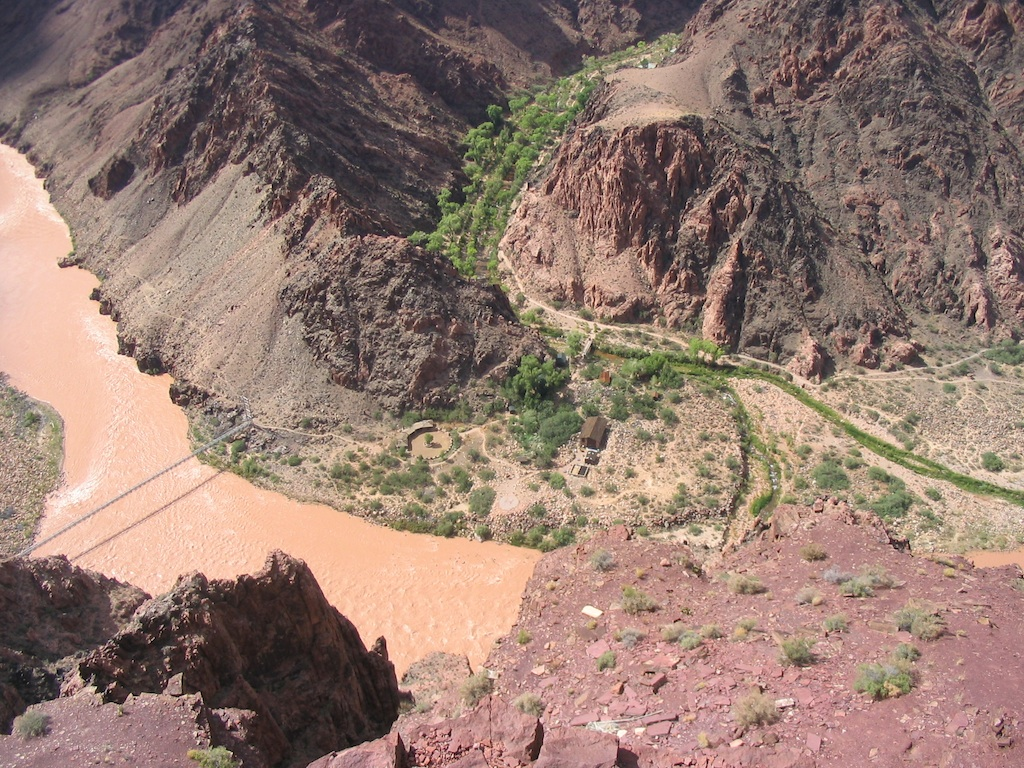
%> input picture Computer vision/Professor scripts/08 - Mosaicing/river1.jpg, 1024 x 768 px
$ octave Hbased_mosaicing.m   (GNU Octave 9; MATLAB toolbox functions it lacks are replaced by stand-ins)
%> lines starting %> are read from the running program, lines starting %| are printed output that depends on the picture
%% Omografia
clear all;
close all;
clc;

img1=imread('./river1.jpg');
%> img1 is the input picture: size 768x1024x3 uint8; mean R, G, B 148.2, 123.7, 113.1
img2=imread('./river2.jpg');
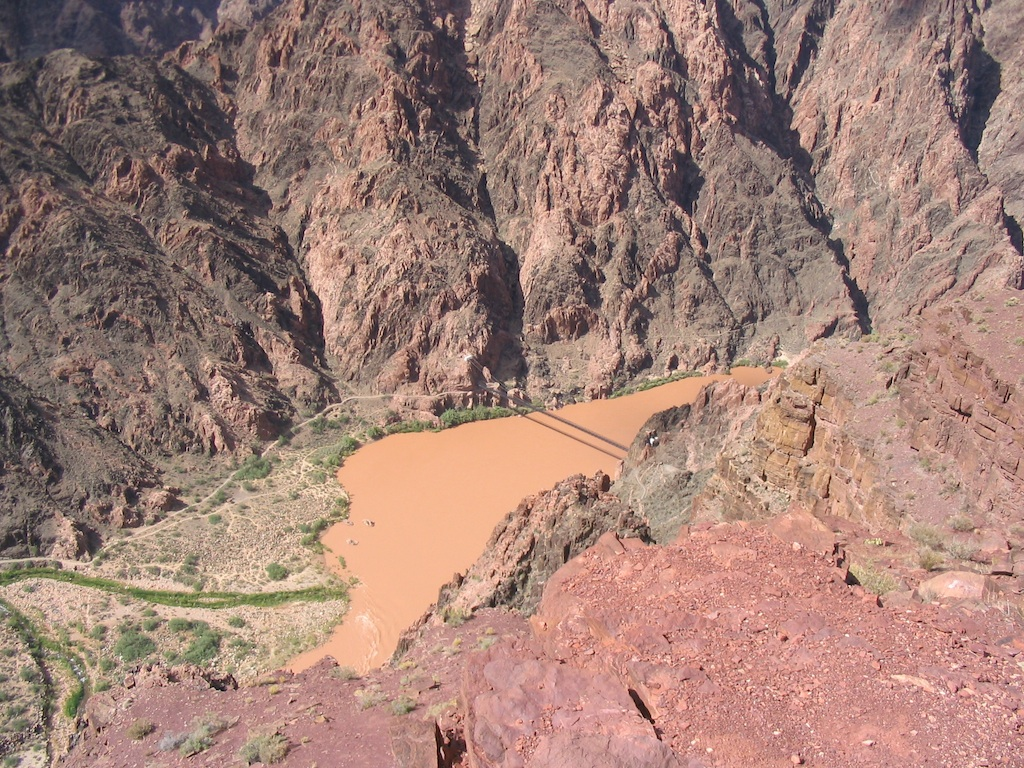
%> input picture Computer vision/Professor scripts/08 - Mosaicing/river2.jpg, 1024 x 768 px
%> img2 is the input picture: size 768x1024x3 uint8; mean R, G, B 161.4, 129.4, 118.9

% [6 lines of commented-out code are left out]


img1=rgb2gray(img1);
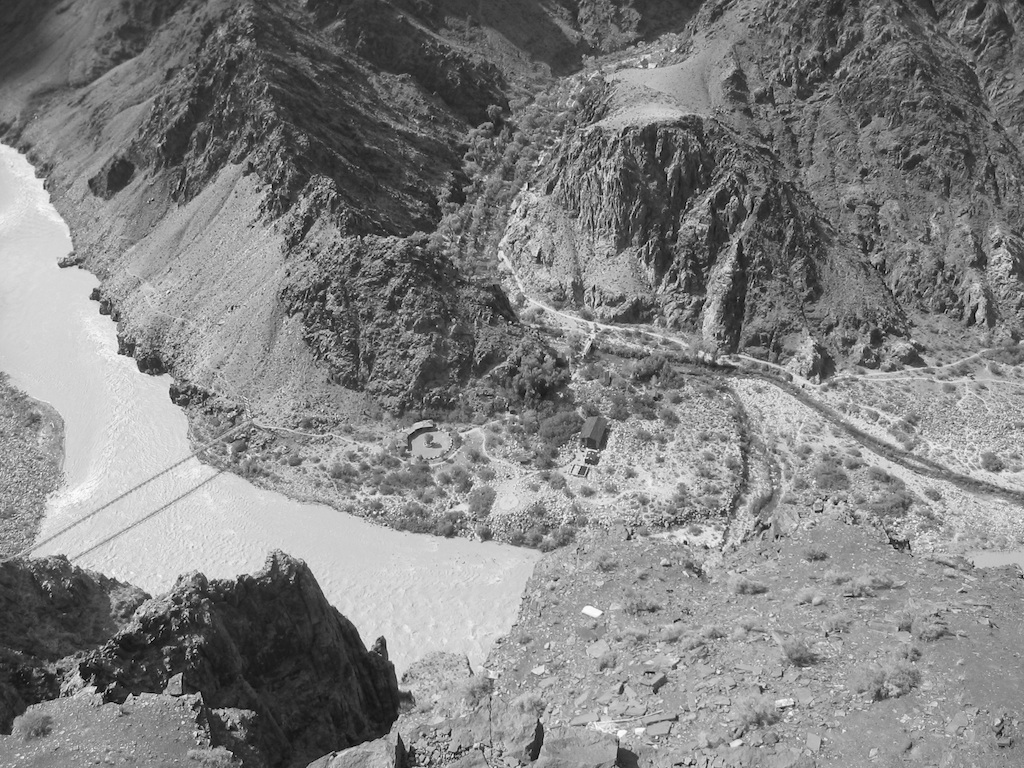
%> img1: size 768x1024 uint8; min 1, max 255, mean 129.8
img2=rgb2gray(img2);
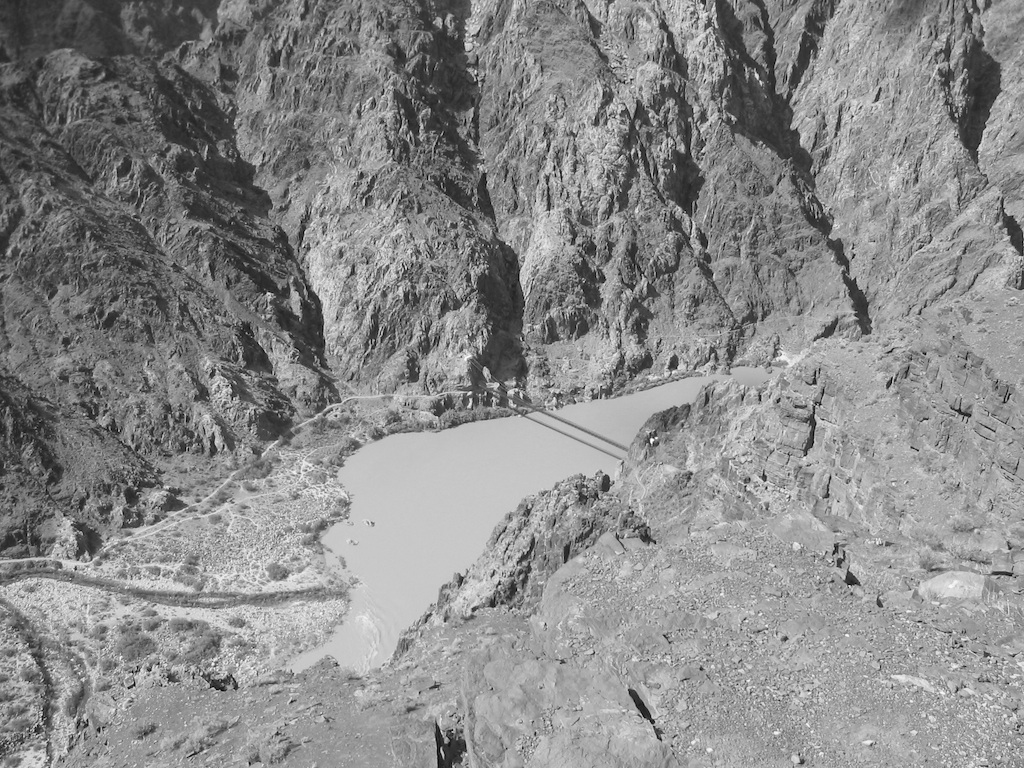
%> img2: size 768x1024 uint8; min 1, max 255, mean 137.8


point1=[];
point2=[];

% Decido quanti punti acquisire
np=8;
point1=[];
point2=[];

figure(1)
imshow(img1);
figure(2)
imshow(img2);

% Acquisizione dei punti
for i=1:np
    figure(1);
    hold on,
%> (the run ends here)
